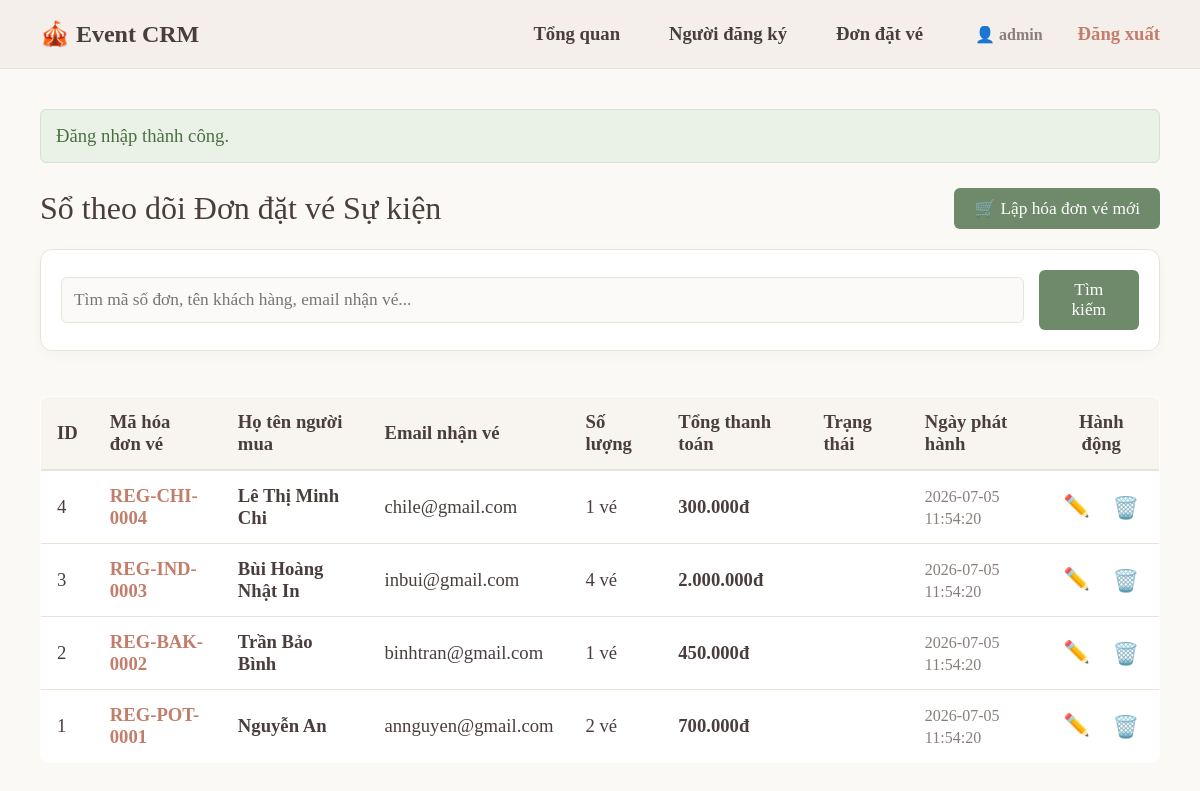
The page /registrations (signed in) on the database as committed earlier.
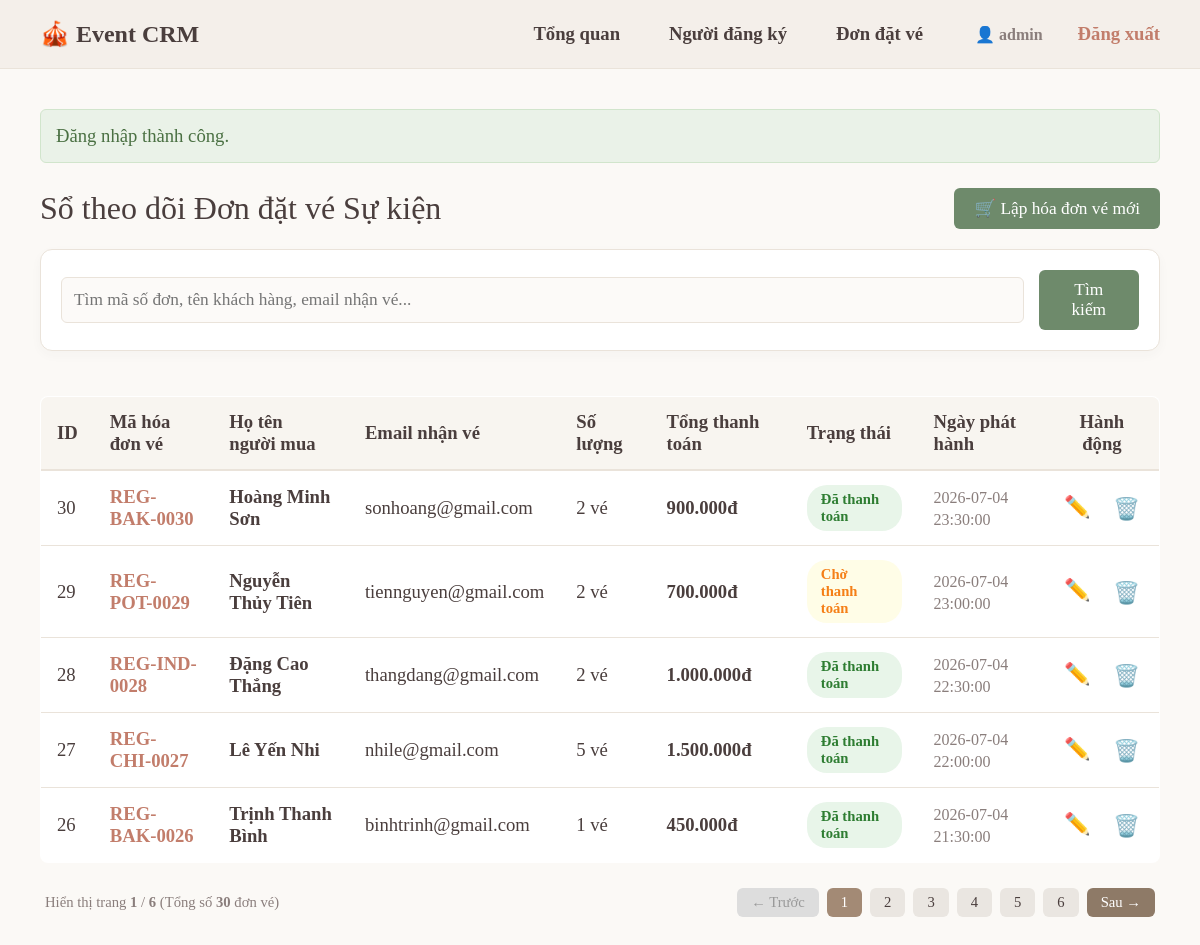
The same page on the database as committed later.
### tables this page shows
CREATE TABLE registrations (
    id INT AUTO_INCREMENT PRIMARY KEY,
    registration_code VARCHAR(50) NOT NULL,
    customer_name VARCHAR(100) NOT NULL,
    customer_email VARCHAR(150) NOT NULL,
    ticket_quantity INT NOT NULL DEFAULT 1,
    total_amount DECIMAL(12,2) NOT NULL DEFAULT 0.00,
    payment_status ENUM('đơn đã hủy', 'chờ thanh toán', 'đã thanh toán') NOT NULL DEFAULT 'chờ thanh toán',
    created_at DATETIME NOT NULL DEFAULT CURRENT_TIMESTAMP,
    updated_at DATETIME NULL ON UPDATE CURRENT_TIMESTAMP,
    UNIQUE KEY unique_registration_code (registration_code),
    INDEX idx_registrations_created_at (created_at),
    INDEX idx_registrations_status (payment_status)
);

### app/Core/helpers.php (called while the page is built, shortened)
<?php
function e(string $value): string
{
    return htmlspecialchars($value, ENT_QUOTES, 'UTF-8');
}
function render(string $view, array $data = [], string $layout = 'layouts/main'): void
{
    extract($data);
    require __DIR__ . '/../../Views/' . $view . '.php';
}

### app/Controllers/RegistrationController.php (called while the page is built, shortened)
<?php
class RegistrationController
{
    public function index(): void
    {
        $data = $this->service->getList($_GET);
        render('registrations/index', ['title' => 'Quản lý Vé & Đơn đặt chỗ'] + $data);
    }
}

### public/index.php (called while the page is built, shortened)
<?php
require_once __DIR__ . '/../app/Core/helpers.php';
require_once __DIR__ . '/../app/Repositories/RegistrationRepository.php';
require_once __DIR__ . '/../app/Services/RegistrationService.php';
require_once __DIR__ . '/../app/Controllers/RegistrationController.php';
$dbConfig = require __DIR__ . '/../config/database.php';
try {
    $pdo = Database::connect($dbConfig);
} catch (Exception $e) {
    die("Lỗi kết nối cơ sở dữ liệu: " . $e->getMessage());
}
$container = [];
$container[UserRepository::class] = new UserRepository($pdo);
$container[RegistrantRepository::class] = new RegistrantRepository($pdo);
$container[RegistrationRepository::class] = new RegistrationRepository($pdo);
$container[AuthService::class] = new AuthService($container[UserRepository::class]);
$container[RegistrantService::class] = new RegistrantService($container[RegistrantRepository::class]);
$container[RegistrationService::class] = new RegistrationService($container[RegistrationRepository::class]);
$container[HomeController::class] = new HomeController();
$container[AuthController::class] = new AuthController($container[AuthService::class]);
$container[DashboardController::class] = new DashboardController($container[RegistrantRepository::class], $container[RegistrationRepository::class]);
$container[RegistrantController::class] = new RegistrantController($container[RegistrantService::class]);
$container[RegistrationController::class] = new RegistrationController($container[RegistrationService::class]);
$container[HealthController::class] = new HealthController($pdo);
$router = new Router();
$router->add('GET', '/', [HomeController::class, 'index']);
$router->add('GET', '/login', [AuthController::class, 'login']);
$router->add('POST', '/login', [AuthController::class, 'handleLogin']);
$router->add('POST', '/logout', [AuthController::class, 'logout']);
$router->add('GET', '/dashboard', [DashboardController::class, 'index']);
$router->add('GET', '/registrants', [RegistrantController::class, 'index']);
$router->add('GET', '/registrants/create', [RegistrantController::class, 'create']);
$router->add('POST', '/registrants/store', [RegistrantController::class, 'store']);
$router->add('GET', '/registrants/edit', [RegistrantController::class, 'edit']);
$router->add('POST', '/registrants/update', [RegistrantController::class, 'update']);
$router->add('POST', '/registrants/delete', [RegistrantController::class, 'delete']);
$router->add('GET', '/registrations', [RegistrationController::class, 'index']);
$router->add('GET', '/registrations/create', [RegistrationController::class, 'create']);
$router->add('POST', '/registrations/store', [RegistrationController::class, 'store']);
$router->add('GET', '/registrations/edit', [RegistrationController::class, 'edit']);
$router->add('POST', '/registrations/update', [RegistrationController::class, 'update']);
$router->add('POST', '/registrations/delete', [RegistrationController::class, 'delete']);
$router->add('GET', '/health', [HealthController::class, 'index']);
$router->dispatch($_SERVER['REQUEST_METHOD'], $_SERVER['REQUEST_URI'], $container);

### app/Repositories/RegistrationRepository.php (called while the page is built, shortened)
<?php
class RegistrationRepository
{
    public function countAll(string $keyword = ''): int
    {
        $sql = "SELECT COUNT(*) AS total FROM registrations";
        $params = [];
        $stmt = $this->db->prepare($sql);
        $stmt->execute($params);
        return (int)($stmt->fetch()['total'] ?? 0);
    }
    public function getPaginated(string $keyword, int $limit, int $offset, string $sort, string $direction): array
    {
        $sql = "SELECT * FROM registrations";
        $params = [];
        $sql .= " ORDER BY {$sort} {$direction} LIMIT :limit OFFSET :offset";
        $stmt = $this->db->prepare($sql);
        $stmt->bindValue(':limit', $limit, PDO::PARAM_INT);
        $stmt->bindValue(':offset', $offset, PDO::PARAM_INT);
        $stmt->execute();
        return $stmt->fetchAll();
    }
}

### app/Services/RegistrationService.php (called while the page is built, shortened)
<?php
class RegistrationService
{
    public function getList(array $query): array
    {
        $keyword = trim($query['q'] ?? '');
        $page = max(1, (int)($query['page'] ?? 1));
        $perPage = 5;
        $allowedSort = ['id', 'Registration_code', 'customer_name', 'created_at'];
        $sort = in_array($query['sort'] ?? '', $allowedSort, true) ? $query['sort'] : 'created_at';
        $direction = strtoupper($query['direction'] ?? '') === 'ASC' ? 'ASC' : 'DESC';
        $totalItems = $this->repo->countAll($keyword);
        $totalPages = max(1, (int)ceil($totalItems / $perPage));
        $offset = ($page - 1) * $perPage;
        return [
            'registrations' => $this->repo->getPaginated($keyword, $perPage, $offset, $sort, $direction),
            'page'          => $page,
            'totalPages'    => $totalPages,
            'totalItems'    => $totalItems,
            'sort'          => $sort,
            'direction'     => $direction,
            'keyword'       => $keyword
        ];
    }
}

### Views/registrations/index.php (the view, shortened to what the changed rows need)
<div style="display: flex; justify-content: space-between; align-items: center; margin-bottom: 20px;">
    <h1 style="border: none; padding: 0; margin: 0;">Sổ theo dõi Đơn đặt vé Sự kiện</h1>
</div>
<div style="overflow-x: auto;">
    <table>
        <thead>
            <tr>
                <th>ID</th>
                <th>Mã hóa đơn vé</th>
                <th>Họ tên người mua</th>
                <th>Email nhận vé</th>
                <th>Số lượng</th>
                <th>Tổng thanh toán</th>
                <th>Trạng thái</th>
                <th>Ngày phát hành</th>
                <th style="text-align: center;">Hành động</th>
            </tr>
        </thead>
        <tbody>
            <?php if (empty($registrations)): ?>
                <tr><td colspan="9" style="text-align: center; color: var(--text-muted); padding: 30px;">Hệ thống chưa ghi nhận đơn đặt vé nào.</td></tr>
            <?php else: ?>
                <?php foreach ($registrations as $rg): ?>
                    <tr>
                        <td><?= e((string)$rg['id']) ?></td>
                        <td><strong style="color: var(--danger);"><?= e($rg['registration_code']) ?></strong></td>
                        <td><strong><?= e($rg['customer_name']) ?></strong></td>
                        <td><?= e($rg['customer_email']) ?></td>
                        <td><?= e((string)$rg['ticket_quantity']) ?> vé</td>
                        <td><strong style="color: var(--text-primary);"><?= number_format((float)$rg['total_amount'], 0, ',', '.') ?>đ</strong></td>
                        <td>
                            <?php if ($rg['payment_status'] === 'đã thanh toán'): ?>
                                <span class="badge badge-green">Đã thanh toán</span>
                            <?php elseif ($rg['payment_status'] === 'chờ thanh toán'): ?>
                                <span class="badge badge-yellow">Chờ thanh toán</span>
                            <?php elseif ($rg['payment_status'] === 'đơn đã hủy'): ?>
                                <span class="badge badge-red">Đơn đã hủy</span>
                            <?php endif; ?>
                        </td>
                        <td><span style="font-size: 12pt; color: var(--text-muted);"><?= e($rg['created_at']) ?></span></td>
                        <td style="text-align: center; white-space: nowrap;">
                            <a href="/registrations/edit?id=<?= e((string)$rg['id']) ?>"
                               title="Chỉnh sửa đơn hàng"
                               style="color: var(--accent); font-size: 16pt; text-decoration: none; margin-right: 18px; display: inline-block;">
                               ✏️
                            </a>
                            <form action="/registrations/delete" method="POST" style="display: inline-block;" onsubmit="return confirm('Xác nhận huỷ/xoá đơn đặt vé này khỏi hệ thống?');">
                                <button type="submit"
                                        title="Xóa đơn hàng"
                                        style="background: none; border: none; color: var(--danger); font-size: 16pt; cursor: pointer; padding: 0; font-family: inherit; display: inline-block; vertical-align: middle;">
                                        🗑️
                                </button>
                            </form>
                        </td>
                    </tr>
                <?php endforeach; ?>
            <?php endif; ?>
        </tbody>
    </table>
</div>
<?php if ($totalPages > 1): ?>
<div style="display: flex; justify-content: space-between; align-items: center; margin-top: 25px; padding: 0 5px;">
    <div style="color: var(--text-muted); font-size: 11pt;">
        Hiển thị trang <strong><?= $page ?></strong> / <strong><?= $totalPages ?></strong> (Tổng số <strong><?= $totalItems ?></strong> đơn vé)
    </div>
    <div style="display: flex; gap: 8px;">
        <?php if ($page > 1): ?>
            <a href="/registrations?q=<?= urlencode($keyword) ?>&page=<?= $page - 1 ?>" class="btn" style="padding: 6px 14px; background-color: #8E7A67; font-size: 11pt; text-decoration: none;">← Trước</a>
        <?php else: ?>
            <span class="btn" style="padding: 6px 14px; background-color: #DDD; color: #999; cursor: not-allowed; font-size: 11pt;">← Trước</span>
        <?php endif; ?>
        <?php for ($i = 1; $i <= $totalPages; $i++): ?>
            <a href="/registrations?q=<?= urlencode($keyword) ?>&page=<?= $i ?>"
               class="btn"
               style="padding: 6px 14px; font-size: 11pt; text-decoration: none; background-color: <?= $i === $page ? 'var(--accent)' : '#EAE6E1' ?>; color: <?= $i === $page ? '#FFF' : 'var(--text-primary)' ?>;">
               <?= $i ?>
            </a>
        <?php endfor; ?>
        <?php if ($page < $totalPages): ?>
            <a href="/registrations?q=<?= urlencode($keyword) ?>&page=<?= $page + 1 ?>" class="btn" style="padding: 6px 14px; background-color: #8E7A67; font-size: 11pt; text-decoration: none;">Sau →</a>
        <?php else: ?>
            <span class="btn" style="padding: 6px 14px; background-color: #DDD; color: #999; cursor: not-allowed; font-size: 11pt;">Sau →</span>
        <?php endif; ?>
    </div>
</div>
<?php endif; ?>

Rows that differ between the two databases and show on the page:
no longer on this page (row edited): registrations: id "4", registration_code "REG-CHI-0004", customer_name "Lê Thị Minh Chi", customer_email "chile@gmail.com", ticket_quantity "1", total_amount "300.000", created_at "2026-07-05 11:54:20"
no longer on this page (row edited): registrations: id "3", registration_code "REG-IND-0003", customer_name "Bùi Hoàng Nhật In", customer_email "inbui@gmail.com", ticket_quantity "4", total_amount "2.000.000", created_at "2026-07-05 11:54:20"
no longer on this page (row edited): registrations: id "2", registration_code "REG-BAK-0002", customer_name "Trần Bảo Bình", customer_email "binhtran@gmail.com", ticket_quantity "1", total_amount "450.000", created_at "2026-07-05 11:54:20"
no longer on this page (row edited): registrations: id "1", registration_code "REG-POT-0001", customer_name "Nguyễn An", customer_email "annguyen@gmail.com", ticket_quantity "2", total_amount "700.000", created_at "2026-07-05 11:54:20"
added registrations: id "30", registration_code "REG-BAK-0030", customer_name "Hoàng Minh Sơn", customer_email "sonhoang@gmail.com", ticket_quantity "2", total_amount "900.000", payment_status "Đã thanh toán", created_at "2026-07-04 23:30:00"
added registrations: id "29", registration_code "REG-POT-0029", customer_name "Nguyễn Thủy Tiên", customer_email "tiennguyen@gmail.com", ticket_quantity "2", total_amount "700.000", payment_status "Chờ thanh toán", created_at "2026-07-04 23:00:00"
added registrations: id "28", registration_code "REG-IND-0028", customer_name "Đặng Cao Thắng", customer_email "thangdang@gmail.com", ticket_quantity "2", total_amount "1.000.000", payment_status "Đã thanh toán", created_at "2026-07-04 22:30:00"
added registrations: id "27", registration_code "REG-CHI-0027", customer_name "Lê Yến Nhi", customer_email "nhile@gmail.com", ticket_quantity "5", total_amount "1.500.000", payment_status "Đã thanh toán", created_at "2026-07-04 22:00:00"
added registrations: id "26", registration_code "REG-BAK-0026", customer_name "Trịnh Thanh Bình", customer_email "binhtrinh@gmail.com", ticket_quantity "1", total_amount "450.000", payment_status "Đã thanh toán", created_at "2026-07-04 21:30:00"
Other text that changed with them:
$page: (not shown) → "1"
$totalPages: (not shown) → "6"
$totalItems: (not shown) → "30"
text now shown: "Hiển thị trang / (Tổng số đơn vé) ← Trước Sau →"
new list line: "1"
new list line: "2"
new list line: "3"
new list line: "4"
new list line: "5"
new list line: "6"
